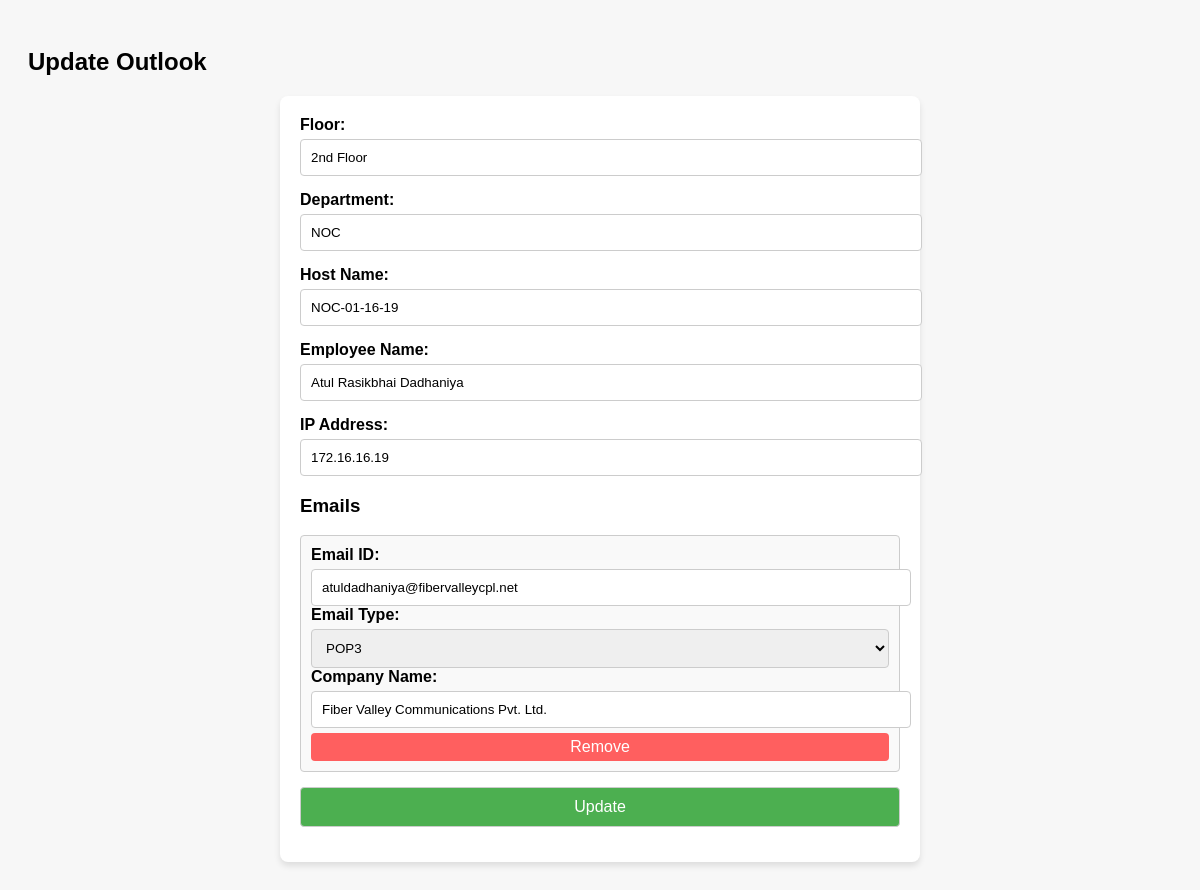
Page /outlook_update/3 (signed in) on the committed database.
### app.py (models this page shows)
class Outlook(db.Model):
    id = db.Column(db.Integer, primary_key=True)
    floor = db.Column(db.String(50))
    department = db.Column(db.String(100))
    host_name = db.Column(db.String(100))
    employee_name = db.Column(db.String(100))
    ip_address = db.Column(db.String(50))
    emails = db.relationship('Email', backref='outlook', lazy=True, cascade="all, delete-orphan")

class Email(db.Model):
    id = db.Column(db.Integer, primary_key=True)
    outlook_id = db.Column(db.Integer, db.ForeignKey('outlook.id'))
    email_id = db.Column(db.String(100))
    email_type = db.Column(db.String(10))  # IMAP or POP3
    company_name = db.Column(db.String(100))

### app.py (the view, shortened to what this page needs)
@app.route('/outlook_update/<int:id>', methods=['GET', 'POST'])
def update_outlook(id):
    if 'user' not in session:
        return redirect(url_for('login'))
    outlook = Outlook.query.get_or_404(id)
    return render_template('outlook_update.html', outlook=outlook)

### Templates/outlook_update.html (shortened to what this page needs)
<!DOCTYPE html>
<html lang="en">
<head>
</head>
<body>
    <h2>Update Outlook</h2>
    <form method="POST">
        <div class="form-group">
            <label for="floor">Floor:</label>
            <input type="text" name="floor" value="{{ outlook.floor }}" required>
        </div>
        <div class="form-group">
            <label for="department">Department:</label>
            <input type="text" name="department" value="{{ outlook.department }}" required>
        </div>
        <div class="form-group">
            <label for="host_name">Host Name:</label>
            <input type="text" name="host_name" value="{{ outlook.host_name }}" required>
        </div>
        <div class="form-group">
            <label for="employee_name">Employee Name:</label>
            <input type="text" name="employee_name" value="{{ outlook.employee_name }}" required>
        </div>
        <div class="form-group">
            <label for="ip_address">IP Address:</label>
            <input type="text" name="ip_address" value="{{ outlook.ip_address }}" required>
        </div>
        <h3>Emails</h3>
        <div id="emails-container">
            {% for email in outlook.emails %}
            <div class="email-entry">
                <label>Email ID:</label>
                <input type="text" name="email_id[]" value="{{ email.email_id }}" required>
                <label>Email Type:</label>
                <select name="email_type[]" required>
                    <option value="POP3" {% if email.email_type == 'POP3' %}selected{% endif %}>POP3</option>
                </select>
                <label>Company Name:</label>
                <input type="text" name="company_name[]" value="{{ email.company_name }}" required>
                <button type="button" class="remove-email">Remove</button>
            </div>
            {% endfor %}
        </div>
        <div class="form-group">
            <button type="submit">Update</button>
        </div>
    </form>
</body>
</html>

### Templates/outlook_update.html (style rules this page uses)
body { font-family: Arial, sans-serif; background: #f7f7f7; padding: 20px; }
form { max-width: 600px; margin: auto; background: white; padding: 20px; border-radius: 8px; box-shadow: 0 4px 6px rgba(0, 0, 0, 0.1); }
.form-group { margin-bottom: 15px; }
label { display: block; font-weight: bold; }
input, select, button { width: 100%; padding: 10px; margin-top: 5px; border: 1px solid #ccc; border-radius: 4px; }
button { background-color: #4CAF50; color: white; font-size: 16px; cursor: pointer; }
.email-entry { border: 1px solid #ccc; padding: 10px; margin-bottom: 10px; border-radius: 4px; background: #f9f9f9; }
.remove-email { background: #ff5f5f; color: white; border: none; padding: 5px 10px; cursor: pointer; margin-top: 5px; }

### rows in the picture
Outlook: floor "2nd Floor", department "NOC", host_name "NOC-01-16-19", employee_name "Atul Rasikbhai Dadhaniya", ip_address "172.16.16.19"
Email: email_id "atuldadhaniya@fibervalleycpl.net", email_type "POP3", company_name "Fiber Valley Communications Pvt. Ltd."
